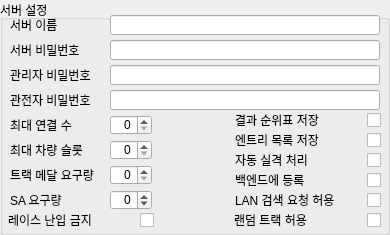
   <widget class="QGroupBox" name="groupBox_server">
    <property name="geometry">
     <rect>
      <x>10</x>
      <y>10</y>
      <width>390</width>
      <height>235</height>
     </rect>
    </property>
    <property name="title">
     <string>서버 설정</string>
    </property>
    <widget class="QLabel" name="label_serverName">
     <property name="geometry">
      <rect>
       <x>10</x>
       <y>15</y>
       <width>90</width>
       <height>20</height>
      </rect>
     </property>
     <property name="text">
      <string>서버 이름</string>
     </property>
     <property name="textFormat">
      <enum>Qt::PlainText</enum>
     </property>
     <property name="alignment">
      <set>Qt::AlignLeading|Qt::AlignLeft|Qt::AlignVCenter</set>
     </property>
    </widget>
    <widget class="QLineEdit" name="lineEdit_serverName">
     <property name="geometry">
      <rect>
       <x>110</x>
       <y>15</y>
       <width>270</width>
       <height>20</height>
      </rect>
     </property>
    </widget>
    <widget class="QLabel" name="label_password">
     <property name="geometry">
      <rect>
       <x>10</x>
       <y>40</y>
       <width>90</width>
       <height>20</height>
      </rect>
     </property>
     <property name="text">
      <string>서버 비밀번호</string>
     </property>
    </widget>
    <widget class="QLineEdit" name="lineEdit_password">
     <property name="geometry">
      <rect>
       <x>110</x>
       <y>40</y>
       <width>270</width>
       <height>20</height>
      </rect>
     </property>
    </widget>
    <widget class="QLabel" name="label_adminPassword">
     <property name="geometry">
      <rect>
       <x>10</x>
       <y>65</y>
       <width>90</width>
       <height>20</height>
      </rect>
     </property>
     <property name="text">
      <string>관리자 비밀번호</string>
     </property>
    </widget>
    <widget class="QLineEdit" name="lineEdit_adminPassword">
     <property name="geometry">
      <rect>
       <x>110</x>
       <y>65</y>
       <width>270</width>
       <height>20</height>
      </rect>
     </property>
    </widget>
    <widget class="QLabel" name="label_spectatorPassword">
     <property name="geometry">
      <rect>
       <x>10</x>
       <y>90</y>
       <width>90</width>
       <height>20</height>
      </rect>
     </property>
     <property name="text">
      <string>관전자 비밀번호</string>
     </property>
    </widget>
    <widget class="QLineEdit" name="lineEdit_spectatorPassword">
     <property name="geometry">
      <rect>
       <x>110</x>
       <y>90</y>
       <width>270</width>
       <height>20</height>
      </rect>
     </property>
    </widget>
    <widget class="QLabel" name="label_maxCarSlots">
     <property name="geometry">
      <rect>
       <x>10</x>
       <y>140</y>
       <width>90</width>
       <height>20</height>
      </rect>
     </property>
     <property name="text">
      <string>최대 차량 슬롯</string>
     </property>
    </widget>
    <widget class="QSpinBox" name="spinBox_maxCarSlots">
     <property name="geometry">
      <rect>
       <x>110</x>
       <y>140</y>
       <width>42</width>
       <height>20</height>
      </rect>
     </property>
     <property name="layoutDirection">
      <enum>Qt::LeftToRight</enum>
     </property>
     <property name="alignment">
      <set>Qt::AlignRight|Qt::AlignTrailing|Qt::AlignVCenter</set>
     </property>
    </widget>
    <widget class="QSpinBox" name="spinBox_trackMedalsRequirement">
     <property name="geometry">
      <rect>
       <x>110</x>
       <y>165</y>
       <width>42</width>
       <height>20</height>
      </rect>
     </property>
     <property name="layoutDirection">
      <enum>Qt::LeftToRight</enum>
     </property>
     <property name="alignment">
      <set>Qt::AlignRight|Qt::AlignTrailing|Qt::AlignVCenter</set>
     </property>
     <property name="maximum">
      <number>3</number>
     </property>
    </widget>
    <widget class="QLabel" name="label_trackMedalsRequirement">
     <property name="geometry">
      <rect>
       <x>10</x>
       <y>165</y>
       <width>100</width>
       <height>20</height>
      </rect>
     </property>
     <property name="text">
      <string>트랙 메달 요구량</string>
     </property>
    </widget>
    <widget class="QLabel" name="label_safetyRatingRequirement">
     <property name="geometry">
      <rect>
       <x>10</x>
       <y>190</y>
       <width>100</width>
       <height>20</height>
      </rect>
     </property>
     <property name="text">
      <string>SA 요구량</string>
     </property>
    </widget>
    <widget class="QSpinBox" name="spinBox_safetyRatingRequirement">
     <property name="geometry">
      <rect>
       <x>110</x>
       <y>190</y>
       <width>42</width>
       <height>20</height>
      </rect>
     </property>
     <property name="layoutDirection">
      <enum>Qt::LeftToRight</enum>
     </property>
     <property name="alignment">
      <set>Qt::AlignRight|Qt::AlignTrailing|Qt::AlignVCenter</set>
     </property>
     <property name="minimum">
      <number>-1</number>
     </property>
    </widget>
    <widget class="QLabel" name="label_isRaceLocked">
     <property name="geometry">
      <rect>
       <x>8</x>
       <y>210</y>
       <width>90</width>
       <height>20</height>
      </rect>
     </property>
     <property name="text">
      <string>레이스 난입 금지</string>
     </property>
    </widget>
    <widget class="QCheckBox" name="checkBox_isRaceLocked">
     <property name="geometry">
      <rect>
       <x>140</x>
       <y>210</y>
       <width>20</width>
       <height>20</height>
      </rect>
     </property>
     <property name="text">
      <string/>
     </property>
    </widget>
    <widget class="QLabel" name="label_dumpLeaderboards">
     <property name="geometry">
      <rect>
       <x>235</x>
       <y>110</y>
       <width>100</width>
       <height>20</height>
      </rect>
     </property>
     <property name="text">
      <string>결과 순위표 저장</string>
     </property>
    </widget>
    <widget class="QCheckBox" name="checkBox_dumpLeaderboards">
     <property name="geometry">
      <rect>
       <x>367</x>
       <y>110</y>
       <width>20</width>
       <height>20</height>
      </rect>
     </property>
     <property name="text">
      <string/>
     </property>
    </widget>
    <widget class="QLabel" name="label_allowAutoDQ">
     <property name="geometry">
      <rect>
       <x>235</x>
       <y>150</y>
       <width>90</width>
       <height>20</height>
      </rect>
     </property>
     <property name="text">
      <string>자동 실격 처리</string>
     </property>
    </widget>
    <widget class="QCheckBox" name="checkBox_allowAutoDQ">
     <property name="geometry">
      <rect>
       <x>367</x>
       <y>150</y>
       <width>20</width>
       <height>20</height>
      </rect>
     </property>
     <property name="text">
      <string/>
     </property>
    </widget>
    <widget class="QSpinBox" name="spinBox_maxConnections">
     <property name="geometry">
      <rect>
       <x>110</x>
       <y>115</y>
       <width>42</width>
       <height>20</height>
      </rect>
     </property>
     <property name="layoutDirection">
      <enum>Qt::LeftToRight</enum>
     </property>
     <property name="alignment">
      <set>Qt::AlignRight|Qt::AlignTrailing|Qt::AlignVCenter</set>
     </property>
    </widget>
    <widget class="QLabel" name="label_maxConnections">
     <property name="geometry">
      <rect>
       <x>10</x>
       <y>115</y>
       <width>90</width>
       <height>20</height>
      </rect>
     </property>
     <property name="text">
      <string>최대 연결 수</string>
     </property>
    </widget>
    <widget class="QLabel" name="label_registerToLobby">
     <property name="geometry">
      <rect>
       <x>235</x>
       <y>170</y>
       <width>90</width>
       <height>20</height>
      </rect>
     </property>
     <property name="text">
      <string>백엔드에 등록</string>
     </property>
    </widget>
    <widget class="QCheckBox" name="checkBox_registerToLobby">
     <property name="geometry">
      <rect>
       <x>367</x>
       <y>170</y>
       <width>20</width>
       <height>20</height>
      </rect>
     </property>
     <property name="text">
      <string/>
     </property>
    </widget>
    <widget class="QCheckBox" name="checkBox_lanDiscovery">
     <property name="geometry">
      <rect>
       <x>367</x>
       <y>190</y>
       <width>20</width>
       <height>20</height>
      </rect>
     </property>
     <property name="text">
      <string/>
     </property>
    </widget>
    <widget class="QLabel" name="label_lanDiscovery">
     <property name="geometry">
      <rect>
       <x>235</x>
       <y>190</y>
       <width>131</width>
       <height>20</height>
      </rect>
     </property>
     <property name="text">
      <string>LAN 검색 요청 허용</string>
     </property>
    </widget>
    <widget class="QLabel" name="label_randomizeTrackWhenEmpty">
     <property name="geometry">
      <rect>
       <x>234</x>
       <y>210</y>
       <width>131</width>
       <height>20</height>
      </rect>
     </property>
     <property name="text">
      <string>랜덤 트랙 허용</string>
     </property>
    </widget>
    <widget class="QCheckBox" name="checkBox_randomizeTrackWhenEmpty">
     <property name="geometry">
      <rect>
       <x>367</x>
       <y>210</y>
       <width>20</width>
       <height>20</height>
      </rect>
     </property>
     <property name="text">
      <string/>
     </property>
    </widget>
    <widget class="QCheckBox" name="checkBox_dumpEntryList">
     <property name="geometry">
      <rect>
       <x>367</x>
       <y>130</y>
       <width>20</width>
       <height>20</height>
      </rect>
     </property>
     <property name="text">
      <string/>
     </property>
    </widget>
    <widget class="QLabel" name="label_dumpEntryList">
     <property name="geometry">
      <rect>
       <x>235</x>
       <y>130</y>
       <width>100</width>
       <height>20</height>
      </rect>
     </property>
     <property name="text">
      <string>엔트리 목록 저장</string>
     </property>
    </widget>
   </widget>
